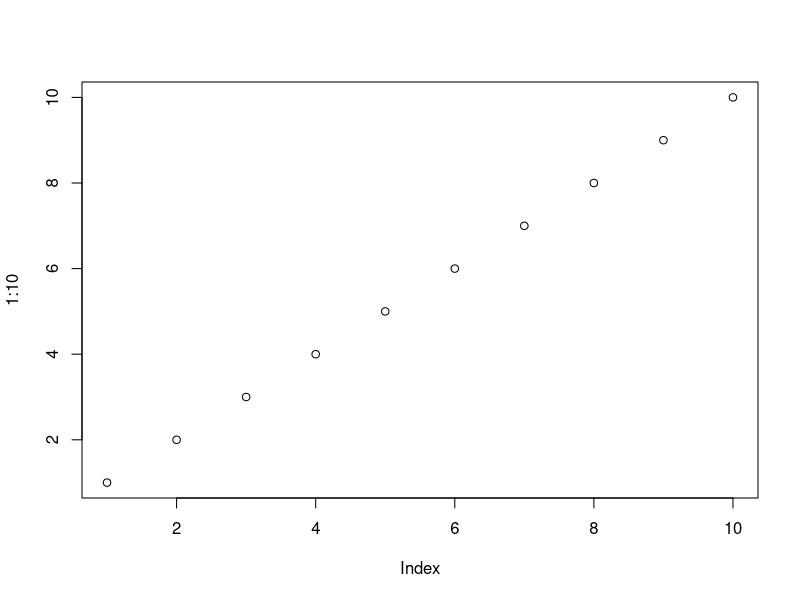
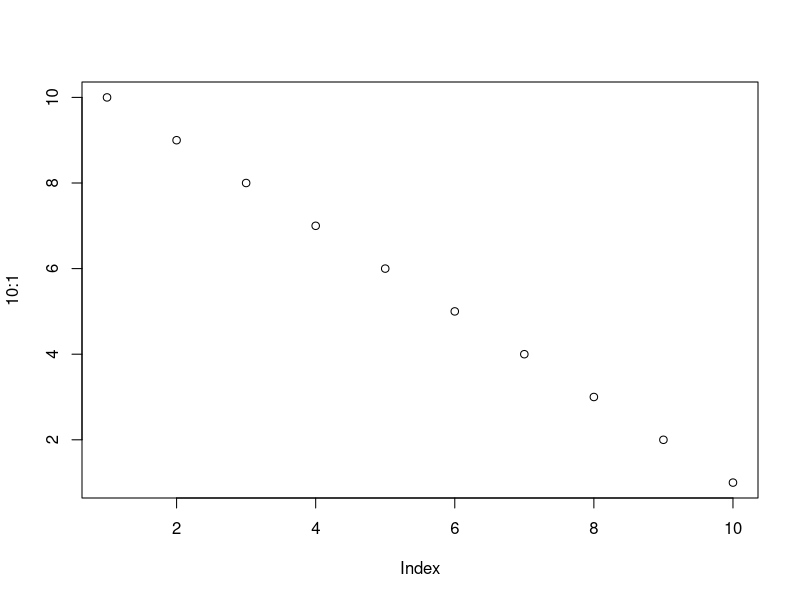
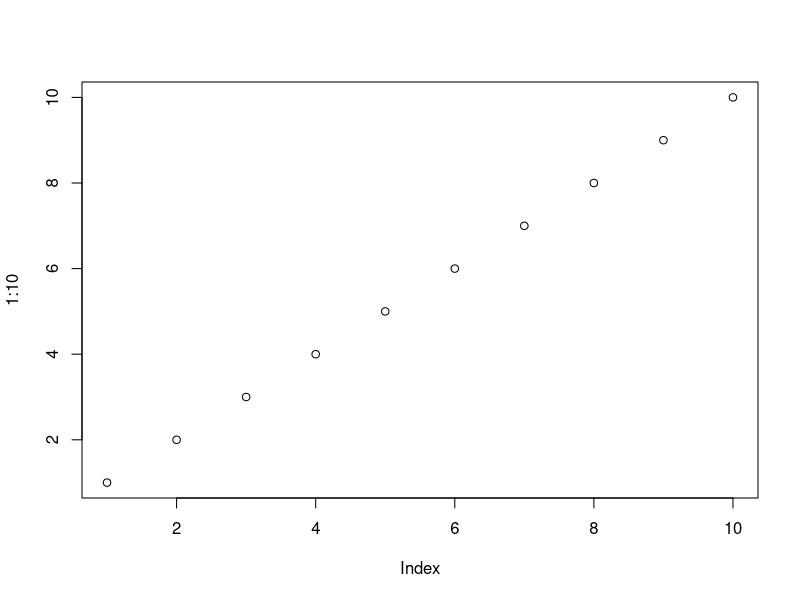

These charts were generated, in order, by the following R code:
## ---- chunk 1
knitr::opts_chunk$set(
  collapse = TRUE,
  comment = "#>"
)
## ---- chunk 2
plot(1:10)
plot(10:1)
plot(1:10)
## ---- chunk 3
knitr::kable(head(mtcars, 10))
